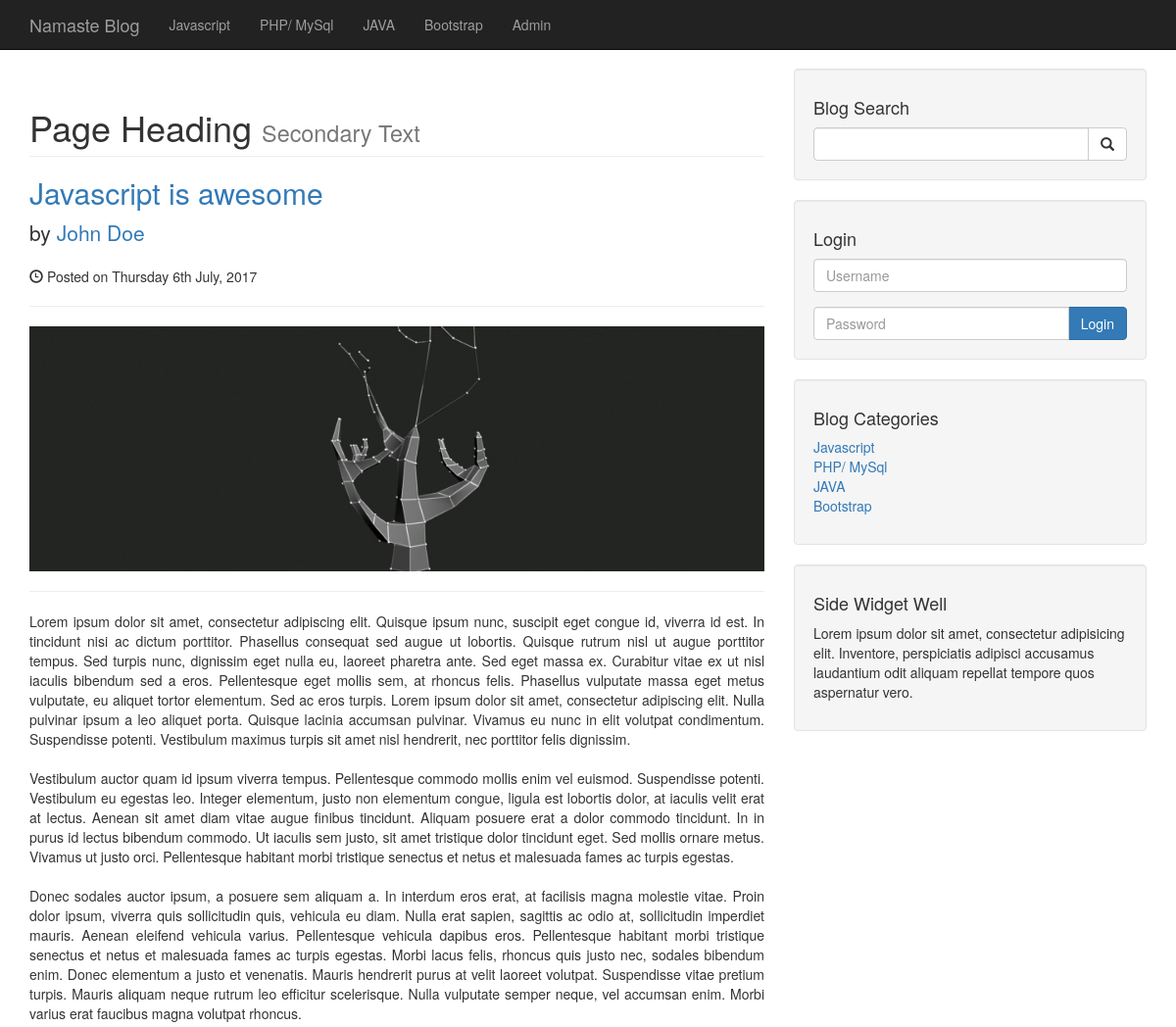
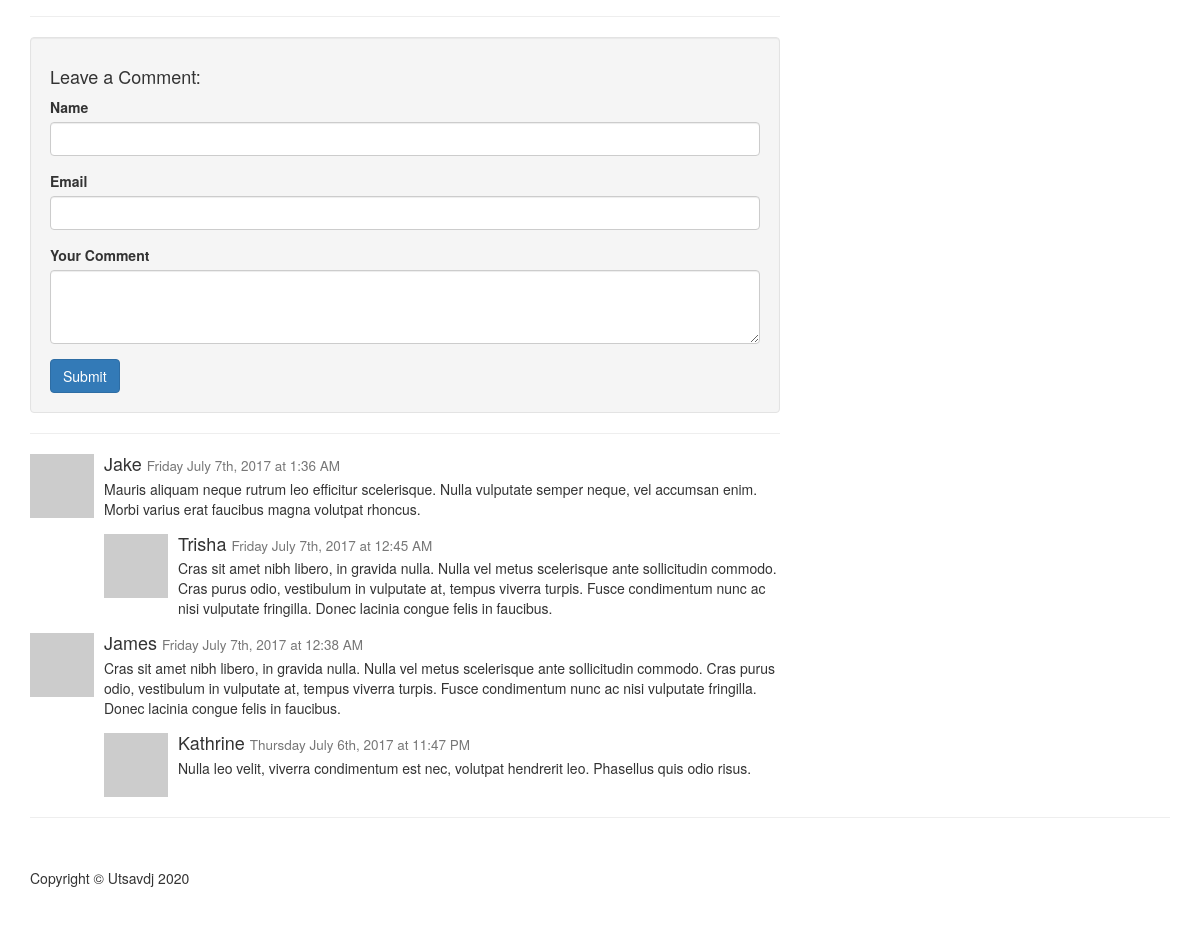
The page /post.php?p_id=2 on the database its author committed (2 pictures, top to bottom).
### tables this page shows
CREATE TABLE `categories` (
  `cat_id` int(3) NOT NULL,
  `cat_title` varchar(255) NOT NULL
);

CREATE TABLE `posts` (
  `post_id` int(5) NOT NULL,
  `post_category_id` int(3) NOT NULL,
  `post_title` varchar(255) NOT NULL,
  `post_author` varchar(255) NOT NULL,
  `post_date` date NOT NULL,
  `post_image` text NOT NULL,
  `post_content` text NOT NULL,
  `post_tags` varchar(255) NOT NULL,
  `post_comment_count` int(11) NOT NULL,
  `post_status` varchar(255) NOT NULL DEFAULT 'draft'
);

CREATE TABLE `comments` (
  `comment_id` int(5) NOT NULL,
  `comment_post_id` int(5) NOT NULL,
  `comment_author` varchar(255) NOT NULL,
  `comment_email` varchar(255) NOT NULL,
  `comment_content` text NOT NULL,
  `comment_status` varchar(255) NOT NULL,
  `comment_date` datetime NOT NULL
);

### post.php (the view, shortened to what this page needs)
<?php include "includes/db.php"; ?>
<?php include "includes/header.php"; ?>
<?php include "includes/navigation.php"; ?>
<div class="container">
    <div class="row">
        <div class="col-md-8">
            <?php
            if(isset($_GET['p_id'])){
                $the_post_id = $_GET['p_id'];
            }
            $query = "SELECT * FROM posts WHERE post_id = '{$the_post_id}'";
            $select_all_from_posts = mysqli_query($connection, $query);
            while($row = mysqli_fetch_assoc($select_all_from_posts)){
                $post_title = $row['post_title'];
                $post_author = $row['post_author'];
                $post_date = $row['post_date'];
                $post_image = $row['post_image'];
                $post_content = $row['post_content'];
                ?>
                <h1 class="page-header">
                    Page Heading
                    <small>Secondary Text</small>
                </h1>
                <h2>
                    <a href="#"><?php echo $post_title; ?></a>
                </h2>
                <p class="lead">
                    by <a href="index.php"><?php echo $post_author; ?></a>
                </p>
                <p><span class="glyphicon glyphicon-time"></span> <?php echo date('\P\o\s\t\e\d \o\n l jS F\, Y', strtotime($post_date)); ?></p>
                <hr>
                <img class="img-responsive" src="images/<?php echo $post_image; ?>" alt="">
                <hr>
                <p style="white-space: pre-line; text-align: justify"><?php echo $post_content; ?></p>
                <hr>
            <?php } ?>
            <div class="well">
                <h4>Leave a Comment:</h4>
                <form action="" method="post" role="form">
                    <div class="form-group">
                        <label for="author">Name</label>
                        <input type="text" name="comment_author" class="form-control">
                    </div>
                    <div class="form-group">
                        <label for="email">Email</label>
                        <input type="email" name="comment_email" class="form-control">
                    </div>
                    <div class="form-group">
                        <label for="comment">Your Comment</label>
                        <textarea name="comment_content" class="form-control" rows="3"></textarea>
                    </div>
                    <button type="submit" name="create_comment" class="btn btn-primary">Submit</button>
                </form>
            </div>
            <hr>
            <?php
                $query = "SELECT * FROM comments WHERE comment_post_id = '{$the_post_id}' AND comment_status = 'approved' ORDER BY comment_id DESC";
                $select_comments = mysqli_query($connection, $query);
                $i=0;
                while($row = mysqli_fetch_assoc($select_comments)) {
                    $comment_author = $row['comment_author'];
                    $comment_content = $row['comment_content'];
                    $comment_date = $row['comment_date'];
                    $i++;
                    if ($i % 2 != 0) {
            ?>
                        <div class="media">
                            <a class="pull-left" href="#">
                                <img class="media-object" src="http://placehold.it/64x64" alt="">
                            </a>
                            <div class="media-body">
                                <h4 class="media-heading"><?php echo $comment_author; ?>
                                    <small><?php echo date('l F\ jS, Y \a\t g:i A', strtotime($comment_date));; ?></small>
                                </h4>
                                <?php echo $comment_content; ?>
                            </div>
                        </div>
            <?php
                    } else {
            ?>
                        <div class="media" style="margin-left: 74px;">
                            <a class="pull-left" href="#">
                                <img class="media-object" src="http://placehold.it/64x64" alt="">
                            </a>
                            <div class="media-body">
                                <h4 class="media-heading"><?php echo $comment_author; ?>
                                    <small><?php echo date('l F\ jS, Y \a\t g:i A', strtotime($comment_date));; ?></small>
                                </h4>
                                <?php echo $comment_content; ?>
                            </div>
                        </div>
            <?php
                    }
                }
            ?>
        </div>
        <?php include "includes/sidebar.php"; ?>
    </div>
    <hr>
    <?php include "includes/footer.php"; ?>

### includes/header.php (shortened to what this page needs)
<!DOCTYPE html>
<html lang="en">
<head>
    <link href="css/bootstrap.min.css" rel="stylesheet">
    <link href="css/blog-home.css" rel="stylesheet">
</head>
<body>

### includes/navigation.php (shortened to what this page needs)
<nav class="navbar navbar-inverse navbar-fixed-top" role="navigation">
    <div class="container">
        <div class="navbar-header">
            <a class="navbar-brand" href="index.php">Namaste Blog</a>
        </div>
        <div class="collapse navbar-collapse" id="bs-example-navbar-collapse-1">
            <ul class="nav navbar-nav">
                <?php
                    $query = "SELECT * FROM categories";
                    $select_all_from_categories = mysqli_query($connection, $query);
                    while($row = mysqli_fetch_assoc($select_all_from_categories)){
                        $cat_title = $row['cat_title'];
                        $cat_id = $row['cat_id'];
                        echo "<li><a href='category.php?category={$cat_id}'>{$cat_title}</a></li>";
                    }
                ?>
                <li>
                    <a href="admin">Admin</a>
                </li>
            </ul>
        </div>
    </div>
</nav>

### includes/sidebar.php
<div class="col-md-4">
    <div class="well">
        <h4>Blog Search</h4>
        <form action="search.php" method="post">
            <div class="input-group">
                <input name="search" type="text" class="form-control">
                <span class="input-group-btn">
                    <button name="submit" class="btn btn-default" type="submit">
                        <span class="glyphicon glyphicon-search"></span>
                    </button>
                </span>
            </div>
        </form>
    </div>
    <div class="well">
        <h4>Login</h4>
        <form action="includes/login.php" method="post">
            <div class="form-group">
                <input name="username" type="text" class="form-control" placeholder="Username">
            </div>
            <div class="input-group">
                <input name="password" type="password" class="form-control" placeholder="Password">
                <span class="input-group-btn">
                    <button name="login" class="btn btn-primary" type="submit">
                        Login
                    </button>
                </span>
            </div>
        </form>
    </div>
    <div class="well">
        <?php
        $query = "SELECT * FROM categories";
        $select_categories_sidebar = mysqli_query($connection, $query);
        ?>
        <h4>Blog Categories</h4>
        <div class="row">
            <div class="col-lg-12">
                <ul class="list-unstyled">
                    <?php
                        while($row = mysqli_fetch_assoc($select_categories_sidebar)){
                            $cat_title = $row['cat_title'];
                            $cat_id = $row['cat_id'];
                            echo "<li><a href='category.php?category={$cat_id}'>{$cat_title}</a></li>";
                        }
                    ?>
                </ul>
            </div>
        </div>
    </div>
    <?php include "widget.php"; ?>
</div>

### includes/widget.php
<div class="well">
    <h4>Side Widget Well</h4>
    <p>Lorem ipsum dolor sit amet, consectetur adipisicing elit. Inventore, perspiciatis adipisci accusamus laudantium odit aliquam repellat tempore quos aspernatur vero.</p>
</div>

### includes/footer.php (shortened to what this page needs)
<footer>
    <?php
        $query = "SELECT NOW() as date";
        $current_year_query = mysqli_query($connection, $query);
        while($row = mysqli_fetch_assoc($current_year_query)){
            $current_year = $row['date'];
        }
    ?>
    <div class="row">
        <div class="col-lg-12">
            <p>Copyright &copy; Utsavdj <?php echo date('Y', strtotime($current_year)); ?></p>
        </div>
    </div>
</footer>
</div>
</body>
</html>

### css/blog-home.css (style rules this page uses)
body { padding-top: 70px; }
footer { margin: 50px 0; }

### rows shown on the page
categories: cat_title "Javascript"
categories: cat_title "PHP/ MySql"
categories: cat_title "JAVA"
categories: cat_title "Bootstrap"
posts: post_title "Javascript is awesome", post_author "John Doe", post_date "Posted on Thursday 6th July, 2017", post_image (picture), post_content "Lorem ipsum dolor sit amet, consectetur adipiscing elit. Quisque ipsum nunc, suscipit eget congue id, viverra id est. In tincidunt nisi ac dictum porttitor. Phasellus consequat sed augue ut lobortis. Quisque rutrum nisl ut augue porttitor tempus. Sed turpis nunc, dignissim eget nulla eu, laoreet pharetra ante. Sed eget massa ex. Curabitur vitae ex ut nisl iaculis bibendum sed a eros. Pellentesque eget mollis sem, at rhoncus felis. Phasellus vulputate massa eget metus vulputate, eu aliquet tortor elementum. Sed ac eros turpis. Lorem ipsum dolor sit amet, consectetur adipiscing elit. Nulla pulvinar ipsum a leo aliquet porta. Quisque lacinia accumsan pulvinar. Vivamus eu nunc in elit volutpat…"
comments: comment_author "Jake", comment_date "Friday July 7th, 2017 at 1:36 AM", comment_content "Mauris aliquam neque rutrum leo efficitur scelerisque. Nulla vulputate semper neque, vel accumsan enim. Morbi varius erat faucibus magna volutpat rhoncus."
comments: comment_author "Trisha", comment_date "Friday July 7th, 2017 at 12:45 AM", comment_content "Cras sit amet nibh libero, in gravida nulla. Nulla vel metus scelerisque ante sollicitudin commodo. Cras purus odio, vestibulum in vulputate at, tempus viverra turpis. Fusce condimentum nunc ac nisi vulputate fringilla. Donec lacinia congue felis in faucibus."
comments: comment_author "James", comment_date "Friday July 7th, 2017 at 12:38 AM", comment_content "Cras sit amet nibh libero, in gravida nulla. Nulla vel metus scelerisque ante sollicitudin commodo. Cras purus odio, vestibulum in vulputate at, tempus viverra turpis. Fusce condimentum nunc ac nisi vulputate fringilla. Donec lacinia congue felis in faucibus."
comments: comment_author "Kathrine", comment_date "Thursday July 6th, 2017 at 11:47 PM", comment_content "Nulla leo velit, viverra condimentum est nec, volutpat hendrerit leo. Phasellus quis odio risus."

### other values the page prints
date('Y', strtotime($current_year)) "2020"
